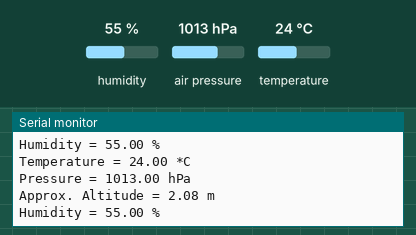
A sketch run on a simulated ESP32. On the bench: the last lines printed to the serial monitor. The inputs (shaded band) are chosen by the test bench; at power-on: humidity 55 %, air pressure 1013 hPa, temperature 24 °C.

Above: at 1.2 s.
1.3 s: humidity set to 22 %
At 2.6 s:
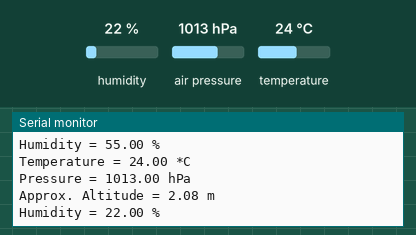
2.8 s: air pressure set to 952 hPa
At 3.8 s:
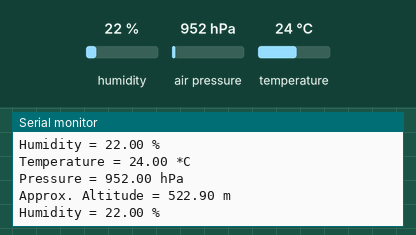

Measured:
- after the input at 1.3 s, the serial monitor: prints a new line after 0.71 s (image 1)
- after the input at 2.8 s, the serial monitor: prints a new line after 0.22 s (image 2)

The sketch:

task06-2.ino
```cpp
#include <Wire.h>
#include <SPI.h>
#include <Adafruit_Sensor.h>
#include <Adafruit_BME280.h>

// Define pins for SPI communication
#define BME_CS 5 // Chip Select (CS) pin for ESP32 VSPI
#define SEALEVELPRESSURE_HPA (1013.25)

// Initialize BME280 sensor with hardware SPI
Adafruit_BME280 bme(BME_CS); // For hardware SPI communication
int delayTime;

void setup() {
    Serial.begin(115200);
    Serial.println(F("BME280 test"));

    bool status;

    // Begin communication with the sensor
    status = bme.begin();
    if (!status) {
        Serial.println("Could not find a valid BME280 sensor, check wiring, address, sensor ID!");
        Serial.print("SensorID was: 0x");
        Serial.println(bme.sensorID(), 16);
        Serial.println(" ID of 0xFF probably means a bad address, a BMP 180 or BMP 085");
        Serial.println(" ID of 0x56-0x58 represents a BMP 280,");
        Serial.println(" ID of 0x60 represents a BME 280.");
        Serial.println(" ID of 0x61 represents a BME 680.");
        while (1) delay(10); // Infinite loop in case of failure
    }

    Serial.println("-- Default Test --");
    delayTime = 1000; // Set delay time to 1000 ms
    Serial.println();
}

void loop() {
    printValues();
    delay(delayTime);
}

void printValues() {
    Serial.print("Temperature = ");
    Serial.print(bme.readTemperature());
    Serial.println(" *C");

    Serial.print("Pressure = ");
    Serial.print(bme.readPressure() / 100.0F);
    Serial.println(" hPa");

    Serial.print("Approx. Altitude = ");
    Serial.print(bme.readAltitude(SEALEVELPRESSURE_HPA));
    Serial.println(" m");

    Serial.print("Humidity = ");
    Serial.print(bme.readHumidity());
    Serial.println(" %");

    Serial.println();
}
```
